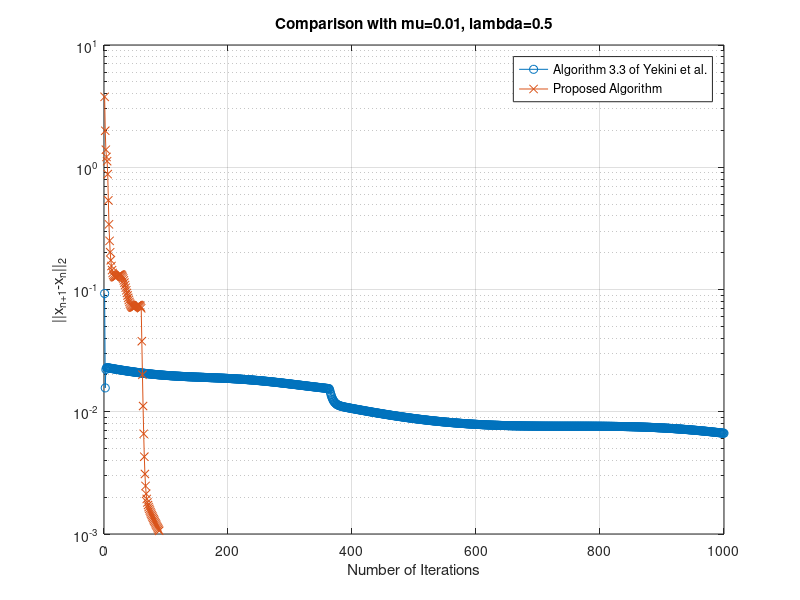
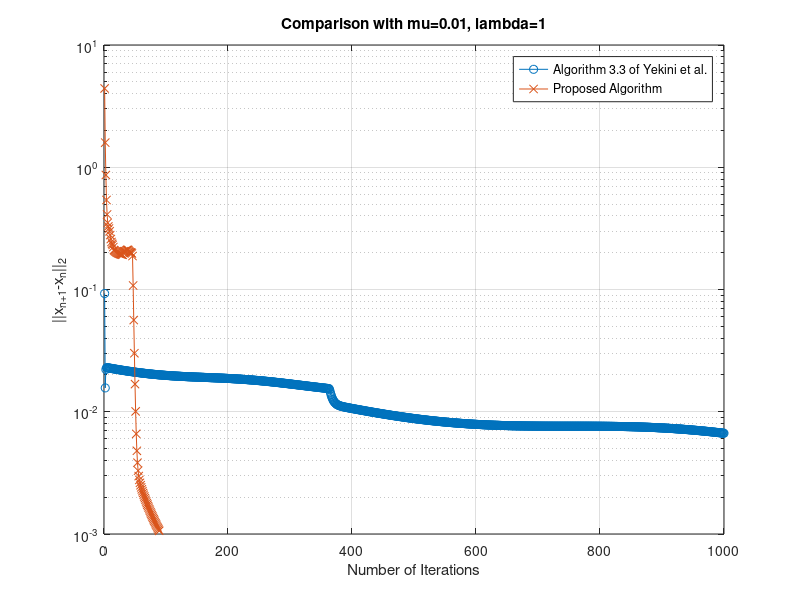
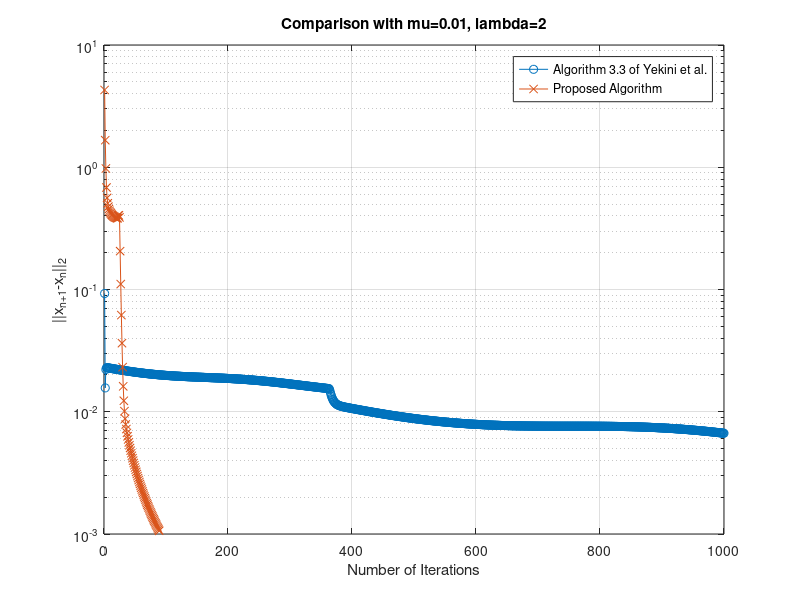
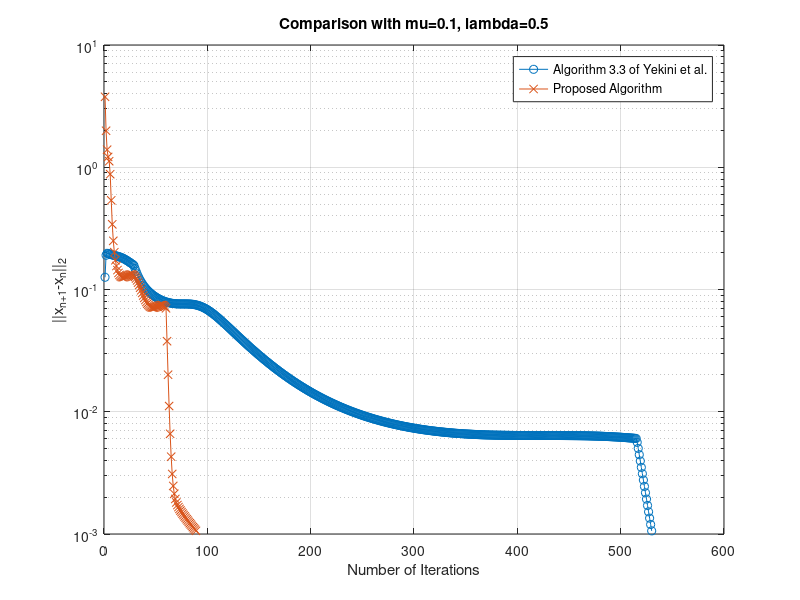

These figures' MATLAB source, in order:
% Problem Definition
f = @(vec) [vec(1) + vec(2) + sin(vec(1)); -vec(1) + vec(2) + sin(vec(2))];

% Projection onto box constraint
projection_C = @(vec, bounds) min(max(vec, bounds(:, 1)), bounds(:, 2));

% Norm difference
norm_diff = @(x1, x2) norm(x1 - x2);

% Parameters
C_bounds = [-10, 100; 10, 100];
x0 = [-10; 10] + rand(2, 1) .* [20; 10];
x1 = [-10; 10] + rand(2, 1) .* [20; 10];
tol = 1e-4;
max_iters = 1000;

% Parameter sets for experimentation
mu_values = [0.01, 0.1, 0.5];
lambda_values = [0.5, 1.0, 2.0];

% Run experiments
for mu = mu_values
    for lambda_ = lambda_values
        % Store errors
        errors_3_3 = [];
        errors_eq_3_1 = [];

        % Algorithm 3.3
        x_prev = x0;
        x_curr = x1;
        d_prev = (x_curr - x_prev) / lambda_;

        for iter = 1:max_iters
            w = x_curr;
            u = projection_C(w - mu * f(w), C_bounds);
            t = projection_C(w - mu * f(u), C_bounds);
            z = t;
            d = (z - w) / lambda_ + 0.1 * d_prev;
            y = w + lambda_ * d;
            x_next = 0.9 * w + 0.1 * y;

            err = norm_diff(x_next, x_curr);
            errors_3_3(end+1) = err;
            if err / norm_diff(x1, x0) < tol
                break;
            end

            x_prev = x_curr;
            x_curr = x_next;
            d_prev = d;
        end

        % Algorithm in Equation (3.1)
        x_curr = x1;

        for n = 1:max_iters
            alpha_n = 1 / (4 * n);
            beta_n = (2 * n + 1) / (4 * n);
            gamma_n = (2 * n - 3) / (4 * n);
            lambda_n = lambda_;

            y = projection_C(x_curr - lambda_n * f(x_curr), C_bounds);
            t = projection_C(x_curr - lambda_n * f(y), C_bounds);
            T_t = t;
            x_next = alpha_n * x0 + beta_n * x_curr + gamma_n * T_t;

            err = norm_diff(x_next, x_curr);
            errors_eq_3_1(end+1) = err;
            if err / norm_diff(x1, x0) < tol
                break;
            end

            x_curr = x_next;
        end

        % Plot
        figure;
        semilogy(errors_3_3, '-o');
        hold on;
        semilogy(errors_eq_3_1, '-x');
        xlabel('Number of Iterations');
        ylabel('||x_{n+1}-x_n||_2');
        title(['Comparison with mu=', num2str(mu), ', lambda=', num2str(lambda_)]);
        legend('Algorithm 3.3 of Yekini et al.', 'Proposed Algorithm');
        grid on;
        hold off;
    end
end